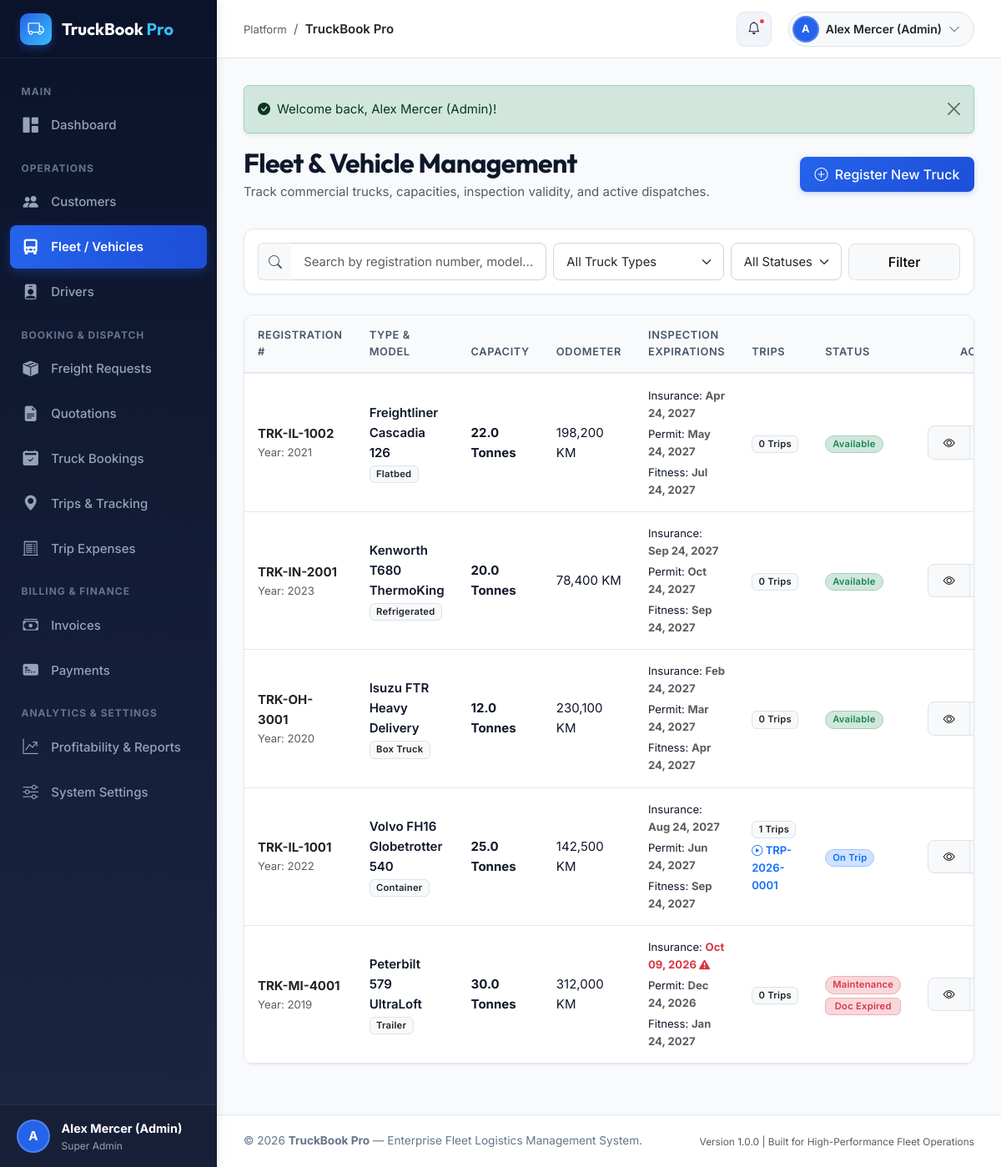
Page /modules/vehicles/index.php (signed in) on the committed database.
### tables this page shows
CREATE TABLE `users` (
  `id` INT UNSIGNED AUTO_INCREMENT PRIMARY KEY,
  `role_id` INT UNSIGNED NOT NULL,
  `name` VARCHAR(100) NOT NULL,
  `email` VARCHAR(120) NOT NULL UNIQUE,
  `password_hash` VARCHAR(255) NOT NULL,
  `phone` VARCHAR(25) NULL,
  `status` ENUM('active', 'inactive', 'suspended') NOT NULL DEFAULT 'active',
  `avatar` VARCHAR(255) NULL,
  `last_login` DATETIME NULL,
  `created_at` DATETIME NOT NULL DEFAULT CURRENT_TIMESTAMP,
  `updated_at` DATETIME NOT NULL DEFAULT CURRENT_TIMESTAMP ON UPDATE CURRENT_TIMESTAMP,
  INDEX `idx_users_role` (`role_id`),
  INDEX `idx_users_email` (`email`),
  INDEX `idx_users_status` (`status`),
  CONSTRAINT `fk_users_role` FOREIGN KEY (`role_id`) REFERENCES `roles` (`id`) ON DELETE RESTRICT
);

CREATE TABLE `roles` (
  `id` INT UNSIGNED AUTO_INCREMENT PRIMARY KEY,
  `name` VARCHAR(50) NOT NULL,
  `slug` VARCHAR(50) NOT NULL UNIQUE,
  `description` TEXT NULL,
  `created_at` DATETIME NOT NULL DEFAULT CURRENT_TIMESTAMP
);

CREATE TABLE `vehicles` (
  `id` INT UNSIGNED AUTO_INCREMENT PRIMARY KEY,
  `registration_number` VARCHAR(30) NOT NULL UNIQUE,
  `truck_type` ENUM('flatbed', 'container', 'refrigerated', 'tanker', 'trailer', 'box_truck') NOT NULL,
  `model` VARCHAR(100) NOT NULL,
  `capacity_tonnes` DECIMAL(6,2) NOT NULL,
  `make_year` INT UNSIGNED NOT NULL,
  `insurance_expiry` DATE NOT NULL,
  `permit_expiry` DATE NOT NULL,
  `fitness_expiry` DATE NOT NULL,
  `current_odometer` INT UNSIGNED NOT NULL DEFAULT 0,
  `status` ENUM('available', 'on_trip', 'maintenance', 'inactive') NOT NULL DEFAULT 'available',
  `notes` TEXT NULL,
  `created_at` DATETIME NOT NULL DEFAULT CURRENT_TIMESTAMP,
  `updated_at` DATETIME NOT NULL DEFAULT CURRENT_TIMESTAMP ON UPDATE CURRENT_TIMESTAMP,
  INDEX `idx_vehicles_reg` (`registration_number`),
  INDEX `idx_vehicles_type` (`truck_type`),
  INDEX `idx_vehicles_status` (`status`)
);

### modules/vehicles/index.php (the view, shortened to what the rows shown need)
<?php
require_once __DIR__ . '/../../includes/header.php';
$pdo = getDbConnection();
$page = max(1, (int)($_GET['page'] ?? 1));
$perPage = 10;
$offset = ($page - 1) * $perPage;
$whereClauses = [];
$params = [];
$whereSql = !empty($whereClauses) ? "WHERE " . implode(' AND ', $whereClauses) : "";
$sql = "
    SELECT v.*,
           (SELECT COUNT(*) FROM trips t WHERE t.vehicle_id = v.id) AS total_trips,
           (SELECT t.trip_number FROM trips t WHERE t.vehicle_id = v.id AND t.delivery_status != 'delivered' LIMIT 1) AS active_trip_number
    FROM vehicles v
    {$whereSql}
    ORDER BY v.status ASC, v.created_at DESC
    LIMIT {$perPage} OFFSET {$offset}
";
$stmt = $pdo->prepare($sql);
$stmt->execute($params);
$vehicles = $stmt->fetchAll();
$truckTypes = [
    'flatbed' => 'Flatbed',
    'container' => 'Container',
    'refrigerated' => 'Refrigerated',
    'tanker' => 'Tanker',
    'trailer' => 'Trailer',
    'box_truck' => 'Box Truck'
];
?>
<div class="page-header">
    <div>
        <h2 class="fw-bold mb-1">Fleet & Vehicle Management</h2>
    </div>
</div>
<div class="content-card">
    <div class="table-responsive">
        <table class="table table-custom">
            <thead>
                <tr>
                    <th>Registration #</th>
                    <th>Type & Model</th>
                    <th>Capacity</th>
                    <th>Odometer</th>
                    <th>Inspection Expirations</th>
                    <th>Trips</th>
                    <th>Status</th>
                    <th class="text-end">Actions</th>
                </tr>
            </thead>
            <tbody>
                <?php if (empty($vehicles)): ?>
                    <tr>
                        <td colspan="8" class="text-center py-5 text-muted">
                            <i class="bi bi-truck display-6 d-block mb-2 text-light"></i>
                            No trucks found matching the criteria.
                        </td>
                    </tr>
                <?php else: ?>
                    <?php foreach ($vehicles as $v): ?>
                        <?php
                            $today = date('Y-m-d');
                            $insuranceExpired = $v['insurance_expiry'] < $today;
                            $permitExpired = $v['permit_expiry'] < $today;
                            $fitnessExpired = $v['fitness_expiry'] < $today;
                            $hasComplianceIssue = $insuranceExpired || $permitExpired || $fitnessExpired;
                        ?>
                        <tr>
                            <td>
                                <a href="view.php?id=<?= $v['id'] ?>" class="fw-bold text-dark text-decoration-none hover-primary">
                                    <?= e($v['registration_number']) ?>
                                </a>
                                <div class="text-muted small">Year: <?= e((string)$v['make_year']) ?></div>
                            </td>
                            <td>
                                <div class="fw-semibold"><?= e($v['model']) ?></div>
                                <span class="badge bg-light text-dark border"><?= $truckTypes[$v['truck_type']] ?? $v['truck_type'] ?></span>
                            </td>
                            <td>
                                <div class="fw-bold"><?= number_format((float)$v['capacity_tonnes'], 1) ?> Tonnes</div>
                            </td>
                            <td>
                                <div><?= number_format((int)$v['current_odometer']) ?> KM</div>
                            </td>
                            <td>
                                <div class="d-flex flex-column gap-1 small">
                                    <span>
                                        Insurance:
                                        <strong class="<?= $insuranceExpired ? 'text-danger' : 'text-muted' ?>">
                                            <?= formatDate($v['insurance_expiry']) ?>
                                            <?= $insuranceExpired ? '<i class="bi bi-exclamation-triangle-fill text-danger"></i>' : '' ?>
                                        </strong>
                                    </span>
                                    <span>
                                        Permit:
                                        <strong class="<?= $permitExpired ? 'text-danger' : 'text-muted' ?>">
                                            <?= formatDate($v['permit_expiry']) ?>
                                        </strong>
                                    </span>
                                    <span>
                                        Fitness:
                                        <strong class="<?= $fitnessExpired ? 'text-danger' : 'text-muted' ?>">
                                            <?= formatDate($v['fitness_expiry']) ?>
                                        </strong>
                                    </span>
                                </div>
                            </td>
                            <td>
                                <span class="badge bg-light text-dark border"><?= number_format($v['total_trips']) ?> Trips</span>
                                <?php if ($v['active_trip_number']): ?>
                                    <div class="small text-primary mt-1 fw-semibold"><i class="bi bi-play-circle"></i> <?= e($v['active_trip_number']) ?></div>
                                <?php endif; ?>
                            </td>
                            <td>
                                <?= renderStatusBadge($v['status']) ?>
                                <?php if ($hasComplianceIssue): ?>
                                    <span class="badge bg-danger-subtle text-danger border border-danger-subtle d-block mt-1">Doc Expired</span>
                                <?php endif; ?>
                            </td>
                            <td class="text-end">
                                <div class="btn-group">
                                    <a href="view.php?id=<?= $v['id'] ?>" class="btn btn-sm btn-light border" title="View Vehicle Details">
                                        <i class="bi bi-eye"></i>
                                    </a>
                                    <a href="edit.php?id=<?= $v['id'] ?>" class="btn btn-sm btn-light border" title="Edit Vehicle">
                                    </a>
                                </div>
                            </td>
                        </tr>
                    <?php endforeach; ?>
                <?php endif; ?>
            </tbody>
        </table>
    </div>
</div>
<?php require_once __DIR__ . '/../../includes/footer.php'; ?>

### includes/sidebar.php (shortened to what the rows shown need)
<?php
$user = currentUser();
?>
<aside id="app-sidebar">
    <div class="sidebar-user">
        <div class="user-avatar-circle">
            <?= strtoupper(substr($user['name'] ?? 'U', 0, 1)) ?>
        </div>
        <div class="user-info text-truncate">
            <div class="fw-bold text-white text-truncate" style="font-size: 0.9rem;">
                <?= e($user['name'] ?? 'Guest') ?>
            </div>
            <div class="text-light" style="font-size: 0.75rem; color: #94a3b8 !important;">
                <?= e($user['role_name'] ?? 'Role') ?>
            </div>
        </div>
    </div>
</aside>

### includes/topbar.php (shortened to what the rows shown need)
<?php
require_once __DIR__ . '/../config/database.php';
?>
<header id="app-topbar">
    <div class="topbar-actions">
        <div class="dropdown">
            <button class="btn btn-light border d-flex align-items-center gap-2 p-1 pe-3 rounded-pill" type="button" data-bs-toggle="dropdown" aria-expanded="false">
                <div class="user-avatar-circle" style="width: 32px; height: 32px; font-size: 0.8rem;">
                    <?= strtoupper(substr($user['name'] ?? 'U', 0, 1)) ?>
                </div>
                <span class="topbar-user-name fw-semibold small text-dark"><?= e($user['name'] ?? 'Account') ?></span>
                <i class="bi bi-chevron-down small text-muted"></i>
            </button>
        </div>
    </div>
</header>

### includes/functions.php (shortened to what the rows shown need)
<?php
require_once __DIR__ . '/validation.php';
function formatDate(?string $date, string $format = 'M d, Y'): string {
    $ts = strtotime($date);
    return $ts ? date($format, $ts) : '—';
}
function renderStatusBadge(string $status): string {
    $normalized = strtolower(trim($status));
    $badgeClass = match ($normalized) {
        'active', 'completed', 'delivered', 'accepted', 'approved', 'paid', 'available' => 'bg-success-subtle text-success border border-success-subtle',
        'in_progress', 'in_transit', 'dispatched', 'quoted', 'partially_paid', 'on_trip' => 'bg-primary-subtle text-primary border border-primary-subtle',
        'pending', 'pending_assignment', 'scheduled', 'draft', 'sent', 'arrived', 'unloading' => 'bg-warning-subtle text-warning-emphasis border border-warning-subtle',
        'inactive', 'cancelled', 'rejected', 'unpaid', 'overdue', 'maintenance', 'suspended', 'on_leave' => 'bg-danger-subtle text-danger border border-danger-subtle',
        default => 'bg-secondary-subtle text-secondary border border-secondary-subtle'
    };
    $display = ucwords(str_replace('_', ' ', $normalized));
    return "<span class='badge {$badgeClass} px-2 py-1 rounded-pill'>{$display}</span>";
}

### rows in the picture
users: name "A", name "Alex Mercer (Admin)", role.name "Super Admin"
vehicles: registration_number "TRK-IL-1002", make_year "2021", model "Freightliner Cascadia 126", truck_type "Flatbed", capacity_tonnes "22.0", current_odometer "198,200", insurance_expiry "Apr 24, 2027", permit_expiry "May 24, 2027", fitness_expiry "Jul 24, 2027", total_trips "0", status "Available"
vehicles: registration_number "TRK-IN-2001", make_year "2023", model "Kenworth T680 ThermoKing", truck_type "Refrigerated", capacity_tonnes "20.0", current_odometer "78,400", insurance_expiry "Sep 24, 2027", permit_expiry "Oct 24, 2027", fitness_expiry "Sep 24, 2027", total_trips "0", status "Available"
vehicles: registration_number "TRK-OH-3001", make_year "2020", model "Isuzu FTR Heavy Delivery", truck_type "Box Truck", capacity_tonnes "12.0", current_odometer "230,100", insurance_expiry "Feb 24, 2027", permit_expiry "Mar 24, 2027", fitness_expiry "Apr 24, 2027", total_trips "0", status "Available"
vehicles: registration_number "TRK-IL-1001", make_year "2022", model "Volvo FH16 Globetrotter 540", truck_type "Container", capacity_tonnes "25.0", current_odometer "142,500", insurance_expiry "Aug 24, 2027", permit_expiry "Jun 24, 2027", fitness_expiry "Sep 24, 2027", total_trips "1", active_trip_number "TRP-2026-0001", status "On Trip"
vehicles: registration_number "TRK-MI-4001", make_year "2019", model "Peterbilt 579 UltraLoft", truck_type "Trailer", capacity_tonnes "30.0", current_odometer "312,000", insurance_expiry "Oct 09, 2026", permit_expiry "Dec 24, 2026", fitness_expiry "Jan 24, 2027", total_trips "0", status "Maintenance", shows "Doc Expired"

### other values in the picture
$pageTitle "TruckBook Pro"
$text "Welcome back, Alex Mercer (Admin)!"
APP_NAME "TruckBook Pro"
APP_VERSION "1.0.0"
